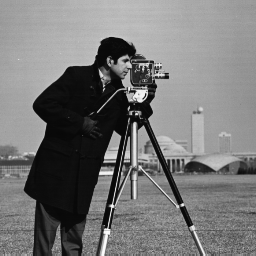
#> input picture 空间滤波/锐化处理/Cameraman.bmp, 256 x 256 px
$ python Roberts.py
#> lines starting #> are read from the running program, lines starting #| are printed output that depends on the picture
#> further down, image is the input picture: shape (256, 256); min 7, max 253, mean 118.7
import cv2
import numpy as np
import matplotlib.pyplot as plt
plt.rcParams['font.family'] = 'SimHei'

def roberts_operator(image):
    kernel_x = np.array([[-1, 0], [0, 1]])
    kernel_y = np.array([[0, -1], [1, 0]])
    gradient_x = cv2.filter2D(image, -1, kernel_x)
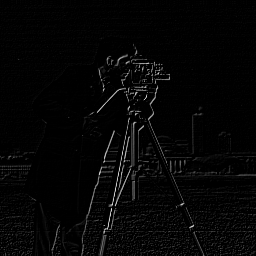
#> gradient_x: shape (256, 256); min 0, max 221, mean 5.6
    gradient_y = cv2.filter2D(image, -1, kernel_y)
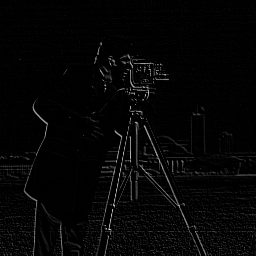
#> gradient_y: shape (256, 256); min 0, max 223, mean 5.5
    magnitude = np.sqrt(np.square(gradient_x) + np.square(gradient_y))
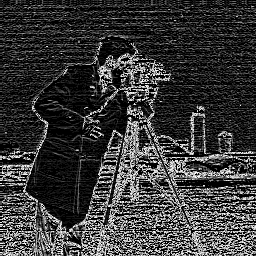
#> magnitude: shape (256, 256) float16; min 0, max 15.91, mean 3.6; drawn with min black and max white
    magnitude = np.uint8(magnitude)
    return gradient_x, gradient_y, magnitude

image = cv2.imread('Cameraman.bmp', 0)
gradient_x, gradient_y, magnitude = roberts_operator(image)

fig, axs = plt.subplots(2, 2, figsize=(5, 5))
axs[0, 0].imshow(image, cmap='gray')
axs[0, 0].set_title('原图')
axs[0, 1].imshow(gradient_x, cmap='gray')
axs[0, 1].set_title('正对角线')
axs[1, 0].imshow(gradient_y, cmap='gray')
axs[1, 0].set_title('反对角线')
axs[1, 1].imshow(magnitude, cmap='gray')
axs[1, 1].set_title('梯度图像')
plt.show()
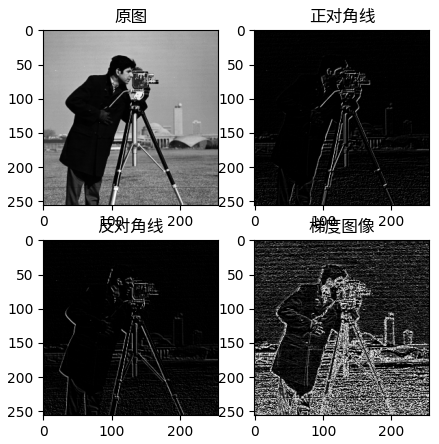
#> figure drawn by matplotlib, 4 panels
